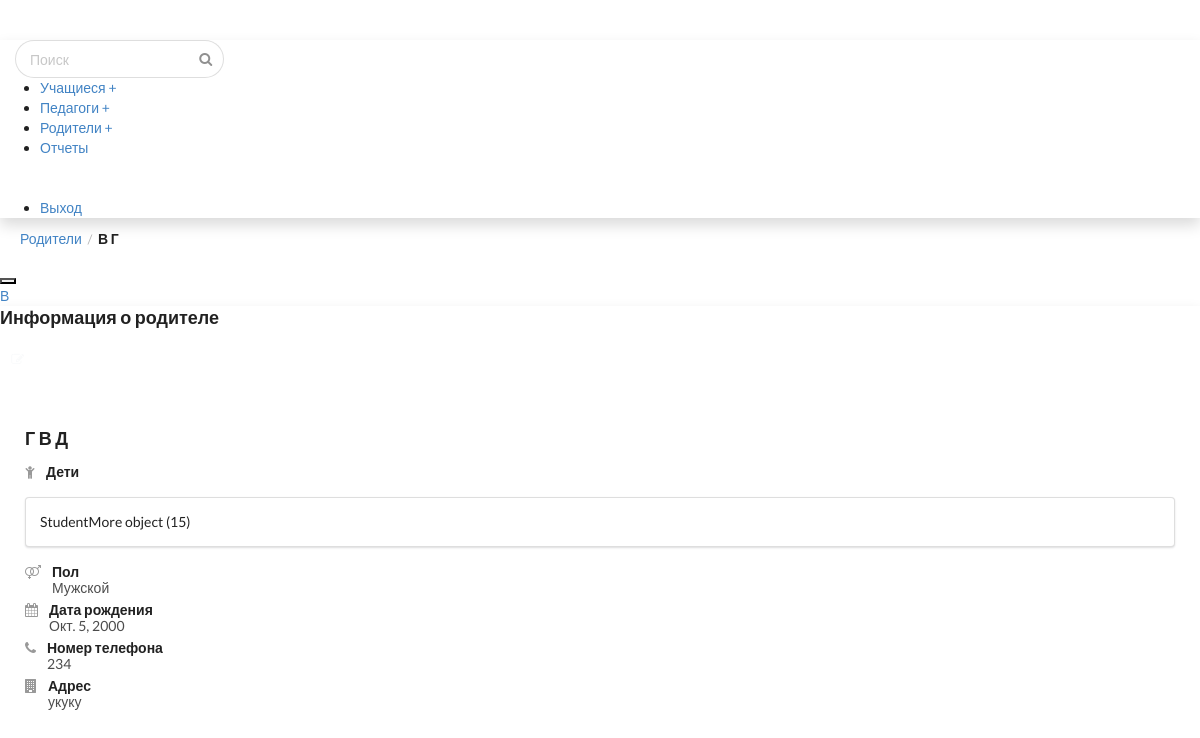
Page /parents/20/ (signed in) on the committed database.
### main/models.py (models this page shows, shortened)
class User(AbstractUser):
    profile_icon = models.ImageField("Фото профиля", upload_to="profile_icon", blank=True, null=True)
    patronymic = models.CharField('Отчество', max_length=16, blank=True, default="")
    birthday = models.DateField('Дата рождения', null=True, blank=True)
    GENDER_CHOICES = (
        ('Женский', 'Женский'),
        ('Мужской', 'Мужской'),
    )
    gender = models.CharField('Пол', max_length=7, choices=GENDER_CHOICES, null=True, blank=True)
    address = models.CharField('Адрес', max_length=128, null=True, blank=True)
    phone = models.IntegerField('Телефон', null=True, blank=True)
    is_archived = models.BooleanField('В архиве', default=False, blank=True)
    class Types(models.TextChoices):
        EMPLOYEE = "Сотрудник", "Сотрудник"
        STUDENT = "Студент", "Студент"
        PARENT = "Родитель", "Родитель"
    base_type = Types.EMPLOYEE
    type = models.CharField("Тип", max_length=50, choices=Types.choices, default=base_type)
    THEME_CHOICES = (
        ('theme_light', 'Светлая тема'),
        ('theme_dark', 'Тёмная тема'),
    )
    theme = models.CharField("Тема оформления", max_length=64, choices=THEME_CHOICES, default=THEME_CHOICES[0][0])
    class Meta:
        permissions = [
            ("has_groups", "Имеет группы"),
            ("edit_any_studySession", "Редактирует любые занятия"),
            ("cancel_studySession", "Отменяет занятия"),
        ]
    def __str__(self):
        return f"{self.last_name} {self.first_name} {self.patronymic}"

class StudentMore(models.Model):
    user = models.OneToOneField(User, on_delete=models.CASCADE)
    school = models.CharField('Школа', max_length=32, blank=True, null=True)
    grade = models.CharField('Класс', max_length=3, blank=True, null=True)
    groups = models.ManyToManyField(Group, related_name="students", verbose_name="Группы", blank=True)
    parents = models.ManyToManyField("Parent", related_name="childs", verbose_name="Родители", blank=True)

### main/views/users_views.py (the view)
# urls.py: path("parents/<int:parent>/", get_parent, name="parent"),
@login_required(login_url="/login/")
def get_parent(request, parent):
    parent_model = Parent.objects.get(id=parent)
    if set_model(parent_model, request):
        return redirect('parent', parent)
    return render(request, 'parent.html', {"parent": parent_model})

### main/models.py (called while the page is built)
    def get_queryset(self, *args, **kwargs):
        return super().get_queryset(*args, **kwargs).filter(type=User.Types.PARENT)

### main/templatetags/custom_tags.py (called while the page is built)
@register.filter
def index(indexable, i):
    return indexable[i] if len(indexable) > i else "NN"

@register.filter
def check(arg):
    return arg or "Не указано"

@register.filter
def color(string):
    return ColorHash(string).hex

def crc32_hash(obj):
    if PY2:
        bs = str(obj)
    else:
        bs = str(obj).encode('utf-8')
    return crc32(bs) & 0xffffffff

def hsl2rgb(hsl):
    try:
        h, s, l = hsl
    except TypeError:
        raise ValueError(hsl)
    try:
        h /= 360
        q = l * (1 + s) if l < 0.5 else l + s - l * s
        p = 2 * l - q
    except TypeError:
        raise ValueError(hsl)
    rgb = []
    for c in (h + 1 / 3, h, h - 1 / 3):
        if c < 0:
            c += 1
        elif c > 1:
            c -= 1
        if c < 1 / 6:
            c = p + (q - p) * 6 * c
        elif c < 0.5:
            c = q
        elif c < 2 / 3:
            c = p + (q - p) * 6 * (2 / 3 - c)
        else:
            c = p
        rgb.append(round(c * 255))
    return tuple(rgb)

def rgb2hex(rgb):
    try:
        return '#%02x%02x%02x' % rgb
    except TypeError:
        raise ValueError(rgb)

def color_hash(obj, hashfunc=crc32_hash,
               lightness=(0.35, 0.5, 0.65), saturation=(0.35, 0.5, 0.65),
               min_h=None, max_h=None):
    if isinstance(lightness, Number):
        lightness = [lightness]
    if isinstance(saturation, Number):
        saturation = [saturation]
    if min_h is None and max_h is not None:
        min_h = 0
    if min_h is not None and max_h is None:
        max_h = 360
    hash = hashfunc(obj)
    h = (hash % 359)
    if min_h is not None and max_h is not None:
        h = (h / 1000) * (max_h - min_h) + min_h
    hash //= 360
    s = saturation[hash % len(saturation)]
    hash //= len(saturation)
    l = lightness[hash % len(lightness)]
    return (h, s, l)

    @property
    def rgb(self):
        return hsl2rgb(self.hsl)

    @property
    def hex(self):
        return rgb2hex(self.rgb)

### templates/parent.html (shortened to what this page needs)
{% extends 'base.html' %}
{% load custom_tags %}
{% block header_name %}
    <div class="ui breadcrumb" style="margin: 0 0 20px 20px">
        <a class="section" href="{% url 'search'%}">Родители</a>
        <div class="divider"> /</div>
        <div class="active section">{{ parent.first_name }} {{ parent.last_name }}</div>
    </div>
{% endblock %}
{% block content %}
    <div class="basic_info_block block shadow" style="height: 450px">
        <form method="get">
            <div class="header_block editable">
                <h3>Информация о родителе</h3>
                <button class="ui icon basic inverted small button edit">
                    <i class="edit icon"></i>
                </button>
            </div>
            <div style="padding: 25px">
                <h3>{{ parent }}</h3>
                <div class="ui list">
                    <a class="item">
                        <i class="child icon"></i>
                        <div class="content">
                            <div class="header">Дети</div>
                        </div>
                    </a>
                    <div class="ui horizontal segments">
                        {% for child in parent.childs.all %}
                            <a class="ui segment" href="{% url 'student' child.id %}"
                               style="text-decoration: none; color: inherit;">
                                <p>{{ child }}</p>
                            </a>
                        {% endfor %}
                    </div>
                    <a class="item">
                        <i class="venus mars icon"></i>
                        <div class="content edit select" data-name="gender">
                            <div class="header">Пол</div>
                            <div class="description" data-options="Мужской,Женский">{{ parent.gender|check }}</div>
                        </div>
                    </a>
                    <a class="item">
                        <i class="calendar alternate icon"></i>
                        <div class="content edit date" data-name="birthday">
                            <div class="header">Дата рождения</div>
                            <div class="description"
                                 data-date="{{ parent.birthday.isoformat }}">{{ parent.birthday|check }}</div>
                        </div>
                    </a>
                    <a class="item">
                        <i class="phone icon"></i>
                        <div class="content edit string" data-name="phone">
                            <div class="header">Номер телефона</div>
                            <div class="description">{{ parent.phone|check }}</div>
                        </div>
                    </a>
                    <a class="item">
                        <i class="building icon"></i>
                        <div class="content edit string" data-name="address">
                            <div class="header">Адрес</div>
                            <div class="description">{{ parent.address|check }}</div>
                        </div>
                    </a>
                </div>
            </div>
        </form>
    </div>
{% endblock %}

### templates/base.html (shortened to what this page needs)
{% load static %}
{% load sass_tags %}
{% load custom_tags %}
<!DOCTYPE html>
<html lang="en">
<head>
    {% load static %}
    <link href="{% static 'lib/css/bootstrap.min.css' %}" rel="stylesheet">
    <link rel="stylesheet" href="{% static 'lib/css/semantic.min.css' %}">
    <link rel="stylesheet" href="{% static 'lib/css/icon.min.css' %}">
    <link rel="stylesheet" href="{% static 'lib/css/jquery-ui.min.css' %}">
    <link rel="stylesheet" href="{% static 'lib/css/sweetalert.min.css' %}">
    <link rel="stylesheet" href="{% sass_src 'css/global_style.scss' %}">
    <link rel="stylesheet" href="{% sass_src 'css/style.scss' %}">
</head>
<body class="{{ request.user.theme }}">
{% block header %}
    <div class="sidebar shadow">
        <div class="ui category search" id="search-div" style="margin-left: 15px; margin-top: 40px;">
            <div class="ui icon input">
                <input class="prompt" type="text" placeholder="Поиск">
            </div>
        </div>
        <ul class="sidebar_buttons">
            {% if request.user.type == "Сотрудник" %}
            <li>
                <a class="button_left_panel" role="button" href="{% url 'search' %}?filters=students">
                    Учащиеся
                </a>
                <a class="add_button_left_panel" role="button" href='/new/student/'>+</a>
            </li>
            <li>
                <a class="button_left_panel" role="button" href="{% url 'search' %}?filters=teachers">
                    Педагоги
                </a>
                <a class="add_button_left_panel" role="button" href='/new/teacher/'>+</a>
            </li>
            <li>
                <a class="button_left_panel" role="button" href="{% url 'search' %}?filters=parents">
                    Родители
                </a>
                <a class="add_button_left_panel" role="button" href='/new/parent/'>+</a>
            </li>
            <li>
                <a class="button_left_panel" role="button" href="{% url 'reports' %}">
                    Отчеты
                </a>
            </li>
            <br> <br>
            {% endif %}
            <li>
                <a class="button_left_panel" role="button" href="{% url 'logout' %}">
                    Выход
                </a>
            </li>
        </ul>
    </div>
    <header>
        {% block header_name %}<span id="header_text">Главная</span>{% endblock %}
        <div class="header_right">
            <button id="theme_switch"></button>
            <a id="avatar" style="background: {{ request.user.last_name|color }}"
               href="{% url 'user' request.user.id %}">
                <div>{{ request.user.last_name|index:0 }}</div>
            </a>
        </div>
    </header>
{% endblock %}
<div class="{% block class-global-div %}main{% endblock %}">
    {% block content %}{% endblock %}
</div>
</body>
</html>

### rows in the picture
User: first_name "В", last_name "Г", last_name+first_name+patronymic "Г В Д", gender|check "Мужской", birthday|check "Окт. 5, 2000", phone|check "234", address|check "укуку"
User: user.last_name|index "В"
StudentMore: id "StudentMore object (15)"
